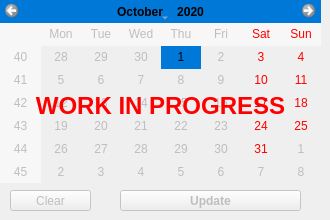
              <widget class="QWidget" name="tab_3">
               <attribute name="title">
                <string>Calendar</string>
               </attribute>
               <widget class="QCalendarWidget" name="t3_calendarWidget">
                <property name="enabled">
                 <bool>false</bool>
                </property>
                <property name="geometry">
                 <rect>
                  <x>0</x>
                  <y>0</y>
                  <width>321</width>
                  <height>183</height>
                 </rect>
                </property>
                <property name="palette">
                 <palette>
                  <active>
                   <colorrole role="BrightText">
                    <brush brushstyle="SolidPattern">
                     <color alpha="255">
                      <red>255</red>
                      <green>255</green>
                      <blue>255</blue>
                     </color>
                    </brush>
                   </colorrole>
                   <colorrole role="Highlight">
                    <brush brushstyle="SolidPattern">
                     <color alpha="255">
                      <red>225</red>
                      <green>225</green>
                      <blue>225</blue>
                     </color>
                    </brush>
                   </colorrole>
                   <colorrole role="HighlightedText">
                    <brush brushstyle="SolidPattern">
                     <color alpha="255">
                      <red>0</red>
                      <green>0</green>
                      <blue>0</blue>
                     </color>
                    </brush>
                   </colorrole>
                   <colorrole role="Link">
                    <brush brushstyle="SolidPattern">
                     <color alpha="255">
                      <red>225</red>
                      <green>225</green>
                      <blue>225</blue>
                     </color>
                    </brush>
                   </colorrole>
                  </active>
                  <inactive>
                   <colorrole role="BrightText">
                    <brush brushstyle="SolidPattern">
                     <color alpha="255">
                      <red>255</red>
                      <green>255</green>
                      <blue>255</blue>
                     </color>
                    </brush>
                   </colorrole>
                   <colorrole role="Highlight">
                    <brush brushstyle="SolidPattern">
                     <color alpha="255">
                      <red>225</red>
                      <green>225</green>
                      <blue>225</blue>
                     </color>
                    </brush>
                   </colorrole>
                   <colorrole role="HighlightedText">
                    <brush brushstyle="SolidPattern">
                     <color alpha="255">
                      <red>0</red>
                      <green>0</green>
                      <blue>0</blue>
                     </color>
                    </brush>
                   </colorrole>
                   <colorrole role="Link">
                    <brush brushstyle="SolidPattern">
                     <color alpha="255">
                      <red>225</red>
                      <green>225</green>
                      <blue>225</blue>
                     </color>
                    </brush>
                   </colorrole>
                  </inactive>
                  <disabled>
                   <colorrole role="BrightText">
                    <brush brushstyle="SolidPattern">
                     <color alpha="255">
                      <red>255</red>
                      <green>255</green>
                      <blue>255</blue>
                     </color>
                    </brush>
                   </colorrole>
                   <colorrole role="Highlight">
                    <brush brushstyle="SolidPattern">
                     <color alpha="255">
                      <red>0</red>
                      <green>120</green>
                      <blue>215</blue>
                     </color>
                    </brush>
                   </colorrole>
                   <colorrole role="HighlightedText">
                    <brush brushstyle="SolidPattern">
                     <color alpha="255">
                      <red>0</red>
                      <green>0</green>
                      <blue>0</blue>
                     </color>
                    </brush>
                   </colorrole>
                   <colorrole role="Link">
                    <brush brushstyle="SolidPattern">
                     <color alpha="255">
                      <red>225</red>
                      <green>225</green>
                      <blue>225</blue>
                     </color>
                    </brush>
                   </colorrole>
                  </disabled>
                 </palette>
                </property>
                <property name="selectedDate">
                 <date>
                  <year>2020</year>
                  <month>10</month>
                  <day>1</day>
                 </date>
                </property>
                <property name="minimumDate">
                 <date>
                  <year>2020</year>
                  <month>10</month>
                  <day>1</day>
                 </date>
                </property>
                <property name="maximumDate">
                 <date>
                  <year>2021</year>
                  <month>12</month>
                  <day>31</day>
                 </date>
                </property>
                <property name="selectionMode">
                 <enum>QCalendarWidget::SingleSelection</enum>
                </property>
                <property name="verticalHeaderFormat">
                 <enum>QCalendarWidget::ISOWeekNumbers</enum>
                </property>
                <property name="navigationBarVisible">
                 <bool>true</bool>
                </property>
                <property name="dateEditEnabled">
                 <bool>false</bool>
                </property>
               </widget>
               <widget class="QPushButton" name="t3_clearselection_pushButton">
                <property name="enabled">
                 <bool>false</bool>
                </property>
                <property name="geometry">
                 <rect>
                  <x>10</x>
                  <y>190</y>
                  <width>81</width>
                  <height>21</height>
                 </rect>
                </property>
                <property name="text">
                 <string>Clear</string>
                </property>
               </widget>
               <widget class="QPushButton" name="t3_update_pushButton">
                <property name="enabled">
                 <bool>false</bool>
                </property>
                <property name="geometry">
                 <rect>
                  <x>120</x>
                  <y>190</y>
                  <width>181</width>
                  <height>21</height>
                 </rect>
                </property>
                <property name="font">
                 <font>
                  <weight>75</weight>
                  <bold>true</bold>
                 </font>
                </property>
                <property name="text">
                 <string>Update</string>
                </property>
               </widget>
               <widget class="QLabel" name="label">
                <property name="geometry">
                 <rect>
                  <x>10</x>
                  <y>50</y>
                  <width>301</width>
                  <height>111</height>
                 </rect>
                </property>
                <property name="palette">
                 <palette>
                  <active>
                   <colorrole role="WindowText">
                    <brush brushstyle="SolidPattern">
                     <color alpha="255">
                      <red>255</red>
                      <green>0</green>
                      <blue>0</blue>
                     </color>
                    </brush>
                   </colorrole>
                   <colorrole role="Text">
                    <brush brushstyle="SolidPattern">
                     <color alpha="255">
                      <red>255</red>
                      <green>0</green>
                      <blue>0</blue>
                     </color>
                    </brush>
                   </colorrole>
                   <colorrole role="ButtonText">
                    <brush brushstyle="SolidPattern">
                     <color alpha="255">
                      <red>255</red>
                      <green>0</green>
                      <blue>0</blue>
                     </color>
                    </brush>
                   </colorrole>
                  </active>
                  <inactive>
                   <colorrole role="WindowText">
                    <brush brushstyle="SolidPattern">
                     <color alpha="255">
                      <red>255</red>
                      <green>0</green>
                      <blue>0</blue>
                     </color>
                    </brush>
                   </colorrole>
                   <colorrole role="Text">
                    <brush brushstyle="SolidPattern">
                     <color alpha="255">
                      <red>255</red>
                      <green>0</green>
                      <blue>0</blue>
                     </color>
                    </brush>
                   </colorrole>
                   <colorrole role="ButtonText">
                    <brush brushstyle="SolidPattern">
                     <color alpha="255">
                      <red>255</red>
                      <green>0</green>
                      <blue>0</blue>
                     </color>
                    </brush>
                   </colorrole>
                  </inactive>
                  <disabled>
                   <colorrole role="WindowText">
                    <brush brushstyle="SolidPattern">
                     <color alpha="255">
                      <red>120</red>
                      <green>120</green>
                      <blue>120</blue>
                     </color>
                    </brush>
                   </colorrole>
                   <colorrole role="Text">
                    <brush brushstyle="SolidPattern">
                     <color alpha="255">
                      <red>120</red>
                      <green>120</green>
                      <blue>120</blue>
                     </color>
                    </brush>
                   </colorrole>
                   <colorrole role="ButtonText">
                    <brush brushstyle="SolidPattern">
                     <color alpha="255">
                      <red>120</red>
                      <green>120</green>
                      <blue>120</blue>
                     </color>
                    </brush>
                   </colorrole>
                  </disabled>
                 </palette>
                </property>
                <property name="font">
                 <font>
                  <pointsize>18</pointsize>
                  <weight>75</weight>
                  <bold>true</bold>
                 </font>
                </property>
                <property name="text">
                 <string>WORK IN PROGRESS</string>
                </property>
                <property name="alignment">
                 <set>Qt::AlignCenter</set>
                </property>
               </widget>
              </widget>
